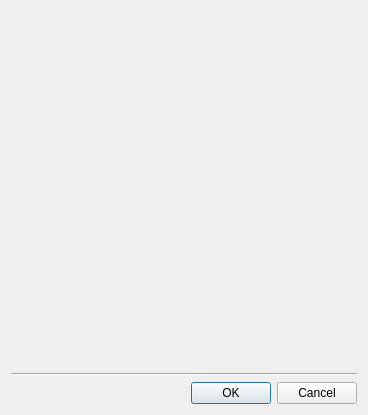
<?xml version="1.0" encoding="UTF-8"?>
<ui version="4.0">
 <class>PropertiesDialog</class>
 <widget class="QDialog" name="PropertiesDialog">
  <property name="geometry">
   <rect>
    <x>0</x>
    <y>0</y>
    <width>368</width>
    <height>415</height>
   </rect>
  </property>
  <property name="windowTitle">
   <string>Properties</string>
  </property>
  <layout class="QVBoxLayout" name="verticalLayout">
   <item>
    <widget class="Globe::PropertiesList" name="m_properties" native="true"/>
   </item>
   <item>
    <widget class="Line" name="line">
     <property name="orientation">
      <enum>Qt::Horizontal</enum>
     </property>
    </widget>
   </item>
   <item>
    <widget class="QDialogButtonBox" name="m_buttons">
     <property name="orientation">
      <enum>Qt::Horizontal</enum>
     </property>
     <property name="standardButtons">
      <set>QDialogButtonBox::Cancel|QDialogButtonBox::Ok</set>
     </property>
    </widget>
   </item>
  </layout>
 </widget>
 <customwidgets>
  <customwidget>
   <class>Globe::PropertiesList</class>
   <extends>QWidget</extends>
   <header location="global">properties_widget.hpp</header>
   <container>1</container>
  </customwidget>
 </customwidgets>
 <resources/>
 <connections>
  <connection>
   <sender>m_buttons</sender>
   <signal>accepted()</signal>
   <receiver>PropertiesDialog</receiver>
   <slot>accept()</slot>
   <hints>
    <hint type="sourcelabel">
     <x>248</x>
     <y>254</y>
    </hint>
    <hint type="destinationlabel">
     <x>157</x>
     <y>274</y>
    </hint>
   </hints>
  </connection>
  <connection>
   <sender>m_buttons</sender>
   <signal>rejected()</signal>
   <receiver>PropertiesDialog</receiver>
   <slot>reject()</slot>
   <hints>
    <hint type="sourcelabel">
     <x>316</x>
     <y>260</y>
    </hint>
    <hint type="destinationlabel">
     <x>286</x>
     <y>274</y>
    </hint>
   </hints>
  </connection>
 </connections>
</ui>
